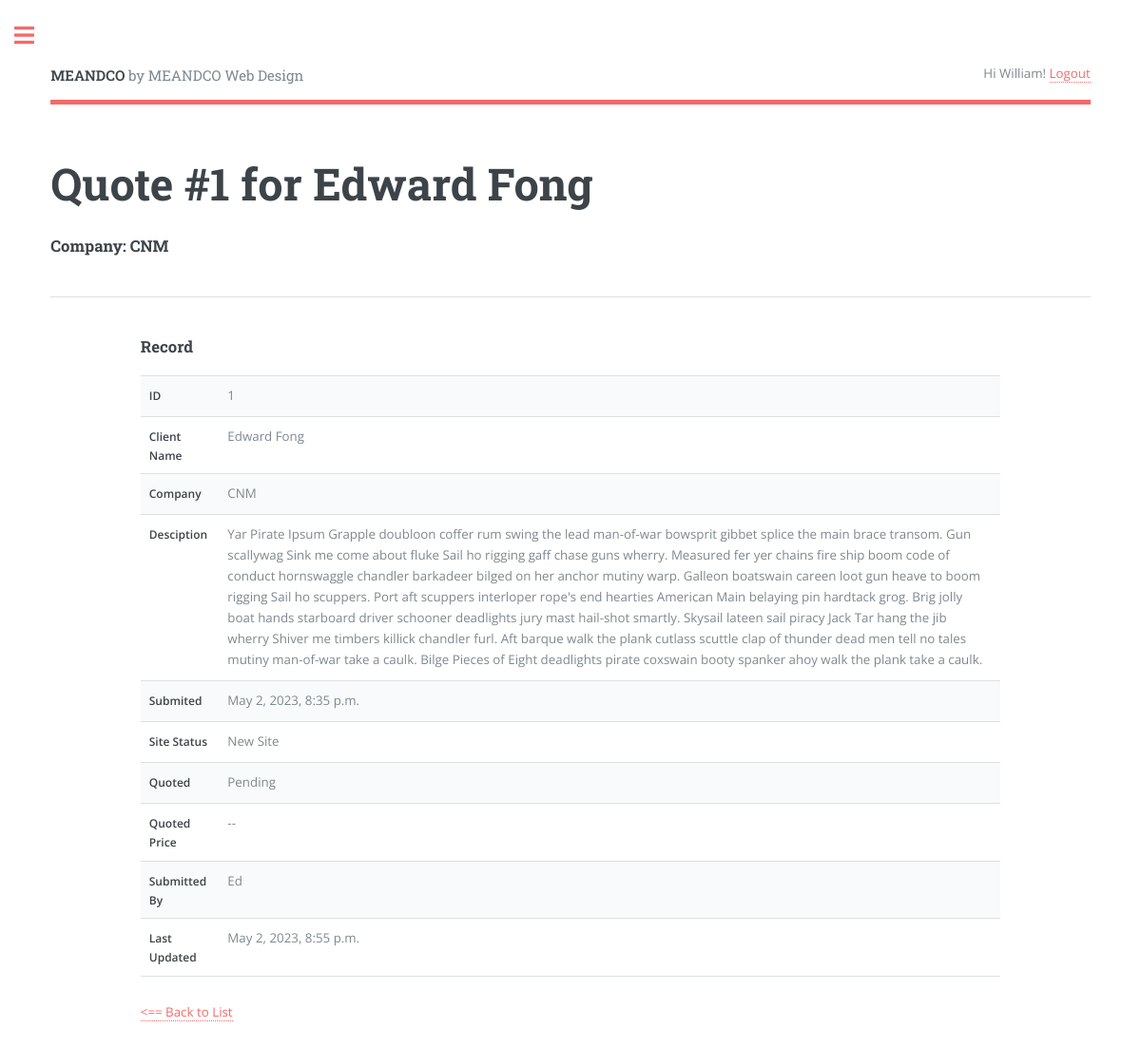
Screenshot of /quote/1/ (signed in) with the database file from the repository.
### quote/models.py (models this page shows, shortened)
class Quote(models.Model):
    class Status(models.TextChoices):
        NEWSITE = 'New Site'
        EXISTING = 'Existing Site'
    class Quoted(models.TextChoices):
        PENDING = 'Pending'
        REVIEWING = 'Reviewing'
        APPROVED = 'Approved'
    class Priority(models.TextChoices):
        URGENT  = 'UG', _('Urgent - 1 to week or less')
        NORMAL  = 'NM', _('Normal - 2 to 4 weeks')
        LOW     = 'LW', _('Low - Still Researching')
    name = models.CharField(max_length=250)
    requester = models.ForeignKey(User,
                                  on_delete=models.CASCADE, related_name='quotes')
    position = models.CharField(max_length=250, null=True,
                                blank=True)
    company = models.CharField(max_length=250, null=True,
                               blank=True)
    address = models.CharField(max_length=250, null=True,
                               blank=True)
    phone = models.CharField(max_length=30)
    email = models.EmailField(max_length=250)
    web_address = models.CharField(max_length=250, null=True,
                                   blank=True)
    description = models.TextField()
    created = models.DateTimeField(auto_now_add=True)
    updated = models.DateTimeField(auto_now=True)
    stat = models.CharField(max_length=20,
                              choices=Status.choices,
                              default=Status.NEWSITE)
    quoted = models.CharField(max_length=20,
                              choices=Quoted.choices,
                              default=Quoted.PENDING)
    priority = models.CharField(max_length=2,
                                choices=Priority.choices,
                                default=Priority.NORMAL)
    quoted_price = models.DecimalField(max_digits=250,decimal_places=2,
                                    null=True, blank=True)
    jobfile = models.FileField(upload_to="jobfiles/", null=True, blank=True)
    class Meta:
        ordering = ['created']
        indexes = [
            models.Index(fields=['created'])
        ]

### quote/views.py (the view)
# urls.py: path('quote/<int:quote_id>/', views.quote_detail, name='quote_detail'),
@login_required(login_url='login')
def quote_detail(request, quote_id):
    quote = get_object_or_404(Quote, pk=quote_id)
    context = {'quote': quote}
    return render(request, 'quote/quote_detail.html', context)

### quote/templatetags/quote_extras.py (called while the page is built)
@register.filter(name='is_in_testing_group')
def is_in_testing_group(user):
    group = Group.objects.get(name='Testing')
    return True if group in user.groups.all() else False

### quote/templates/quote/quote_detail.html (shortened to what this page needs)
{% extends "base.html" %}
{% load quote_extras %}
{% block header %}Quote #{{ quote.id }} for {{ quote.name }}{% endblock %}
{% block h4 %}Company: {{ quote.company }}{% endblock h4 %}
{% block content %}
  <h3>Record</h3>
    <div class="table-wrapper">
        <table>
            <tbody>
                <tr>
                    <th>ID</th><td>{{ quote.id }}</td>
                </tr>
                <tr>
                    <th>Client Name</th><td>{{ quote.name }}</td>
                </tr>
                <tr>
                    <th>Company</th><td>{{ quote.company }} </td>
                </tr>
                <tr>
                    <th>Desciption</th><td>{{ quote.description }} </td>
                </tr>
                <tr>
                    <th>Submited</th><td>{{ quote.created }}</td>
                </tr>
                <tr>
                    <th>Site Status</th><td>{{ quote.stat }}</td>
                </tr>
                <tr>
                    <th>Quoted</th><td>{{ quote.quoted }}</td>
                </tr>
                <tr>
                    <th>Quoted Price</th><td>{% if quote.quoted_price  %}{{ quote.quoted_price }} {% else %}--{% endif %}</td>
                </tr>
                <tr>
                    <th>Submitted By</th><td>{{ quote.requester | title }}</td>
                </tr>
                <tr>
                    <th>Last Updated</th><td>{{ quote.updated }}</td>
                </tr>
          </tbody>
        </table>
        <p><a href="{% url 'quotes_list' %}"><== Back to List</a></p>
     </div>
{% endblock %}

### templates/base.html (shortened to what this page needs)
{% load static %}
<!DOCTYPE html>
<html lang="en">
<head>
    <link href="{% static 'assets/css/main.css' %}" rel="stylesheet">
    <link rel="stylesheet" href="{% static 'assets/css/fontawesome-all.min.css' %}" />
</head>
<body>
    <body class="is-preload">
        <div id="wrapper">
            <div id="main">
              <div class="inner">
                  <header id="header">
                    <a href="{% url 'home' %}" class="logo"><strong>MEANDCO</strong> by MEANDCO Web Design</a>
                    <ul class="icons">
                      {% if request.user.is_authenticated %}
                      Hi {{ request.user.first_name|default:request.user.username|title }}! <a href="{% url 'logout' %}">Logout</a>
                      {% else %}
                      Not logged in. <a href="{% url 'login' %}">Log-in</a>
                      {% endif %}
                    </ul>
                  </header>
                  <section>
                    <header class="main">
                      <h1>{% block header %}{% endblock header %}</h1>
                      <h3>{% block h4 %}{% endblock h4 %}</h3>
                    </header>
                    <hr class="major" />
                      <div class="row gtr-200">
                        <div class="col-1 col-12-medium">
                        </div>
                          <div class="col-10 col-12-medium">
                          {% block content %}
                          {% endblock %}
                        </div>
                      </div>
                  </section>
              </div>
            </div>
        </div>
</body>
</html>

### rows the page displays
Quote: id "1", name "Edward Fong", company "CNM", description "Yar Pirate Ipsum Grapple doubloon coffer rum swing the lead man-of-war bowsprit gibbet splice the main brace transom. Gun scallywag Sink me come about fluke Sail ho rigging gaff chase guns wherry. Measured fer yer chains fire ship boom code of conduct hornswaggle chandler barkadeer bilged on her anchor mutiny warp. Galleon boatswain careen loot gun heave to boom rigging Sail ho scuppers. Port aft scuppers interloper rope's end hearties American Main belaying pin hardtack grog. Brig jolly boat hands starboard driver schooner deadlights jury mast hail-shot smartly. Skysail lateen sail piracy Jack Tar hang the jib wherry Shiver me timbers killick chandler furl. Aft barque walk the plank…", created "May 2, 2023, 8:35 p.m.", stat "New Site", quoted "Pending", requester "Ed", updated "May 2, 2023, 8:55 p.m."

### other values shown
{{ request.user.first_name|default:request.user.username|title }} "William"
